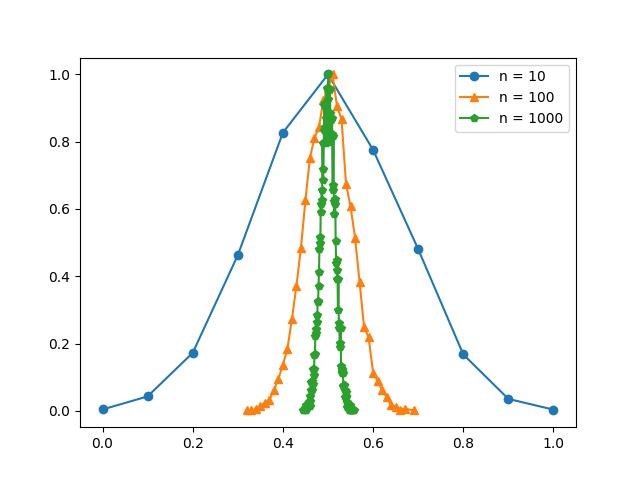

Recreate this plot in Python.
# Python script: Distributions for vartious system sizes
import numpy as np
from numpy.random import randint
import matplotlib.pyplot as plt

# Function to create list of head's
f = lambda n: [sum(randint(2, size=n)) for i in range(trial)]

markers = ['o', '^', 'p']
n, trial = 10, 10000

for i in range(3):
    x, y = np.unique(f(n), return_counts=True)
    x = x / n
    y = y / np.max(y)

    plt.plot(x, y, marker=markers[i])
    n = n * 10

plt.legend(['n = 10', 'n = 100', 'n = 1000'])
plt.show()
